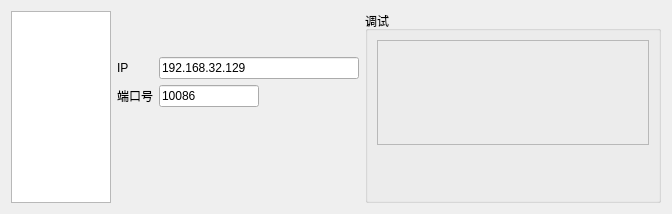
      <widget class="QWidget" name="tab_Robot">
       <attribute name="title">
        <string>机器人</string>
       </attribute>
       <layout class="QGridLayout" name="gridLayout_14">
        <item row="0" column="0">
         <layout class="QHBoxLayout" name="horilayout_robot" stretch="1,1,6">
          <item>
           <widget class="QListWidget" name="lst_Robot">
            <property name="minimumSize">
             <size>
              <width>100</width>
              <height>0</height>
             </size>
            </property>
            <property name="maximumSize">
             <size>
              <width>200</width>
              <height>16777215</height>
             </size>
            </property>
           </widget>
          </item>
          <item>
           <layout class="QVBoxLayout" name="verilayout_rbtsave">
            <item>
             <layout class="QHBoxLayout" name="horizontalLayout_4">
              <item>
               <widget class="QPushButton" name="btn_RobotSave">
                <property name="sizePolicy">
                 <sizepolicy hsizetype="Fixed" vsizetype="Fixed">
                  <horstretch>0</horstretch>
                  <verstretch>0</verstretch>
                 </sizepolicy>
                </property>
                <property name="minimumSize">
                 <size>
                  <width>40</width>
                  <height>40</height>
                 </size>
                </property>
                <property name="maximumSize">
                 <size>
                  <width>40</width>
                  <height>40</height>
                 </size>
                </property>
                <property name="styleSheet">
                 <string notr="true"/>
                </property>
                <property name="text">
                 <string/>
                </property>
                <property name="icon">
                 <iconset resource="../../Resources.qrc">
                  <normaloff>:/Images/save.png</normaloff>:/Images/save.png</iconset>
                </property>
                <property name="iconSize">
                 <size>
                  <width>40</width>
                  <height>40</height>
                 </size>
                </property>
                <property name="autoRepeat">
                 <bool>false</bool>
                </property>
                <property name="autoExclusive">
                 <bool>false</bool>
                </property>
                <property name="flat">
                 <bool>true</bool>
                </property>
               </widget>
              </item>
              <item>
               <spacer name="horizontalSpacer_3">
                <property name="orientation">
                 <enum>Qt::Horizontal</enum>
                </property>
                <property name="sizeHint" stdset="0">
                 <size>
                  <width>40</width>
                  <height>20</height>
                 </size>
                </property>
               </spacer>
              </item>
             </layout>
            </item>
            <item>
             <layout class="QGridLayout" name="gridLayout_2">
              <item row="0" column="0">
               <widget class="QLabel" name="label_16">
                <property name="maximumSize">
                 <size>
                  <width>120</width>
                  <height>16777215</height>
                 </size>
                </property>
                <property name="text">
                 <string>IP</string>
                </property>
               </widget>
              </item>
              <item row="0" column="1">
               <widget class="QLineEdit" name="edit_RobotIP">
                <property name="minimumSize">
                 <size>
                  <width>200</width>
                  <height>0</height>
                 </size>
                </property>
                <property name="maximumSize">
                 <size>
                  <width>300</width>
                  <height>16777215</height>
                 </size>
                </property>
                <property name="text">
                 <string>192.168.32.129</string>
                </property>
               </widget>
              </item>
              <item row="1" column="0">
               <widget class="QLabel" name="label_18">
                <property name="maximumSize">
                 <size>
                  <width>120</width>
                  <height>16777215</height>
                 </size>
                </property>
                <property name="text">
                 <string>端口号</string>
                </property>
               </widget>
              </item>
              <item row="1" column="1">
               <widget class="QLineEdit" name="edit_RobotPort">
                <property name="minimumSize">
                 <size>
                  <width>80</width>
                  <height>0</height>
                 </size>
                </property>
                <property name="maximumSize">
                 <size>
                  <width>100</width>
                  <height>16777215</height>
                 </size>
                </property>
                <property name="text">
                 <string>10086</string>
                </property>
               </widget>
              </item>
             </layout>
            </item>
            <item>
             <spacer name="verticalSpacer_3">
              <property name="orientation">
               <enum>Qt::Vertical</enum>
              </property>
              <property name="sizeHint" stdset="0">
               <size>
                <width>20</width>
                <height>40</height>
               </size>
              </property>
             </spacer>
            </item>
           </layout>
          </item>
          <item>
           <widget class="QGroupBox" name="gpb_rbtdebug">
            <property name="title">
             <string>调试</string>
            </property>
            <layout class="QGridLayout" name="gridLayout_16" rowstretch="10,0">
             <item row="0" column="0">
              <widget class="QLabel" name="lbl_RobotMsg">
               <property name="minimumSize">
                <size>
                 <width>0</width>
                 <height>0</height>
                </size>
               </property>
               <property name="font">
                <font>
                 <pointsize>12</pointsize>
                </font>
               </property>
               <property name="layoutDirection">
                <enum>Qt::LeftToRight</enum>
               </property>
               <property name="styleSheet">
                <string notr="true"/>
               </property>
               <property name="frameShape">
                <enum>QFrame::StyledPanel</enum>
               </property>
               <property name="frameShadow">
                <enum>QFrame::Raised</enum>
               </property>
               <property name="lineWidth">
                <number>1</number>
               </property>
               <property name="text">
                <string/>
               </property>
               <property name="alignment">
                <set>Qt::AlignLeading|Qt::AlignLeft|Qt::AlignTop</set>
               </property>
              </widget>
             </item>
             <item row="1" column="0">
              <layout class="QHBoxLayout" name="horizontalLayout">
               <item>
                <spacer name="horizontalSpacer_2">
                 <property name="orientation">
                  <enum>Qt::Horizontal</enum>
                 </property>
                 <property name="sizeHint" stdset="0">
                  <size>
                   <width>40</width>
                   <height>20</height>
                  </size>
                 </property>
                </spacer>
               </item>
               <item>
                <widget class="QPushButton" name="btn_RobotConnect">
                 <property name="sizePolicy">
                  <sizepolicy hsizetype="Fixed" vsizetype="Fixed">
                   <horstretch>0</horstretch>
                   <verstretch>0</verstretch>
                  </sizepolicy>
                 </property>
                 <property name="minimumSize">
                  <size>
                   <width>40</width>
                   <height>40</height>
                  </size>
                 </property>
                 <property name="maximumSize">
                  <size>
                   <width>40</width>
                   <height>40</height>
                  </size>
                 </property>
                 <property name="toolTip">
                  <string>连接</string>
                 </property>
                 <property name="styleSheet">
                  <string notr="true"/>
                 </property>
                 <property name="text">
                  <string/>
                 </property>
                 <property name="icon">
                  <iconset resource="../../Resources.qrc">
                   <normaloff>:/Images/start.png</normaloff>:/Images/start.png</iconset>
                 </property>
                 <property name="iconSize">
                  <size>
                   <width>40</width>
                   <height>40</height>
                  </size>
                 </property>
                 <property name="autoRepeat">
                  <bool>false</bool>
                 </property>
                 <property name="autoExclusive">
                  <bool>false</bool>
                 </property>
                 <property name="flat">
                  <bool>true</bool>
                 </property>
                </widget>
               </item>
               <item>
                <widget class="QPushButton" name="btn_RobotSend">
                 <property name="sizePolicy">
                  <sizepolicy hsizetype="Fixed" vsizetype="Fixed">
                   <horstretch>0</horstretch>
                   <verstretch>0</verstretch>
                  </sizepolicy>
                 </property>
                 <property name="minimumSize">
                  <size>
                   <width>40</width>
                   <height>40</height>
                  </size>
                 </property>
                 <property name="maximumSize">
                  <size>
                   <width>40</width>
                   <height>40</height>
                  </size>
                 </property>
                 <property name="toolTip">
                  <string>发送</string>
                 </property>
                 <property name="styleSheet">
                  <string notr="true"/>
                 </property>
                 <property name="text">
                  <string/>
                 </property>
                 <property name="icon">
                  <iconset resource="../../Resources.qrc">
                   <normaloff>:/Images/send.png</normaloff>:/Images/send.png</iconset>
                 </property>
                 <property name="iconSize">
                  <size>
                   <width>40</width>
                   <height>40</height>
                  </size>
                 </property>
                 <property name="autoRepeat">
                  <bool>false</bool>
                 </property>
                 <property name="autoExclusive">
                  <bool>false</bool>
                 </property>
                 <property name="flat">
                  <bool>true</bool>
                 </property>
                </widget>
               </item>
               <item>
                <widget class="QPushButton" name="btn_RobotReset">
                 <property name="sizePolicy">
                  <sizepolicy hsizetype="Fixed" vsizetype="Fixed">
                   <horstretch>0</horstretch>
                   <verstretch>0</verstretch>
                  </sizepolicy>
                 </property>
                 <property name="minimumSize">
                  <size>
                   <width>40</width>
                   <height>40</height>
                  </size>
                 </property>
                 <property name="maximumSize">
                  <size>
                   <width>40</width>
                   <height>40</height>
                  </size>
                 </property>
                 <property name="toolTip">
                  <string>清空</string>
                 </property>
                 <property name="styleSheet">
                  <string notr="true"/>
                 </property>
                 <property name="text">
                  <string/>
                 </property>
                 <property name="icon">
                  <iconset resource="../../Resources.qrc">
                   <normaloff>:/Images/reset.png</normaloff>:/Images/reset.png</iconset>
                 </property>
                 <property name="iconSize">
                  <size>
                   <width>40</width>
                   <height>40</height>
                  </size>
                 </property>
                 <property name="autoRepeat">
                  <bool>false</bool>
                 </property>
                 <property name="autoExclusive">
                  <bool>false</bool>
                 </property>
                 <property name="flat">
                  <bool>true</bool>
                 </property>
                </widget>
               </item>
              </layout>
             </item>
            </layout>
           </widget>
          </item>
         </layout>
        </item>
       </layout>
      </widget>
